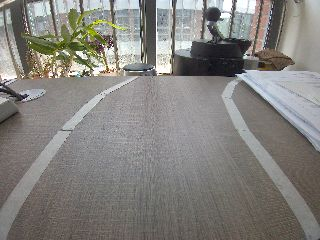
#> input picture cap_imgsimg120-320-240-06-28-105225-1.jpg, 320 x 240 px
$ python -i lane_detector.py   (imports and definitions only)   (older library calls are emulated)
#> lines starting #> are read from the running program, lines starting #| are printed output that depends on the picture
# -*- coding: utf-8 -*-

import cv2
import numpy as np
import pickle

import matplotlib.pyplot as plt
import matplotlib.image as mpimg
import os
import math
import argparse

# [4 lines of commented-out code are left out]

import sys
from time import time
from threading import Thread

WINDOW_NAME = 'Line Pilot'


# [107 lines left out: functions transform_matrix_640, transform_matrix160_320, transform_matrix160_244, transform_matrix120_320, transform_matrix120_244, transform_matrix, not called in this run]

# functions for hough lines

def image_left( image ):
	height = image.shape[0]
	width = image.shape[1]
	mask = np.zeros_like( image )
	cv2.rectangle(mask, (0, 0), (int(width/2), height), 255, -1 )
	masked_image = cv2.bitwise_and(image, mask)
	return masked_image

def image_right(image ):
	height = image.shape[0]
	width = image.shape[1]
	mask = np.zeros_like( image )
	cv2.rectangle(mask, (int(width/2), 0), (width, height), 255, -1 )
	masked_image = cv2.bitwise_and(image, mask)
	return masked_image


#get the line start x0 according to the dot histogrtam
# [60 lines left out: functions line_start_x0, cross_x, average_line, not called in this run]


def hough_lines( image ):
	width = image.shape[1]
	height = image.shape[0]
	left_image = image_left( image  )
	right_image = image_right(image )
	left_lines = cv2.HoughLinesP(left_image, 2, np.pi/180, 100, np.array([]), minLineLength=50, maxLineGap=5)
	right_lines = cv2.HoughLinesP(right_image, 2, np.pi/180, 100, np.array([]), minLineLength=50, maxLineGap=5)

	line_start_left_x = line_start_x0( left_image )
	line_strart_right_x = line_start_x0( right_image )

	#	print('x0-l: %d x0-r: %d ' % (line_start_left_x, line_strart_right_x))
	avg_left_line, avg_theta_left, x0_left = average_line(height,  line_start_left_x,	left_lines )
	avg_right_line, avg_theta_right,  x0_right = average_line(height, line_strart_right_x,	right_lines )

	lines = []
	if left_lines is not None:
		for line in left_lines :
			lines.append( line )
	if right_lines is not None:
		for line in right_lines :
			lines.append( line )

	not_rec = False
	if avg_left_line is  None :
		not_rec = True
	else:
		lines.append( avg_left_line)

	if avg_right_line is None:
		not_rec = True
	else:
		lines.append( avg_right_line )

	target_line = None
	if not_rec == False:
		x1 = width/2
		y1 = height - 1
		avg_theta = (avg_theta_left + avg_theta_right)/2
		x2 = int(x1 - 300.0 * math.cos(avg_theta ))
		y2 =  int(x1 - 300.0 * math.sin(avg_theta))
		x1 = int(x1)
		target_line = np.array([x1,y1,x2,y2])
		lines.append(target_line  )
	d_center = line_start_left_x - width + line_strart_right_x
	return lines, target_line, avg_theta, d_center


# [531 lines left out: functions mag_thresh, sobel, canny, auto_canny, horizen_peaks, line_of_poly and 5 more, not called in this run]

>>> import cv2
>>> picture = cv2.cvtColor(cv2.imread('cap_imgsimg120-320-240-06-28-105225-1.jpg'), cv2.COLOR_BGR2RGB)
>>> result = hough_lines(picture)
#> in image_left, `cv2.rectangle(mask, (0, 0), (int(width/2), height), 255, -1 )`:
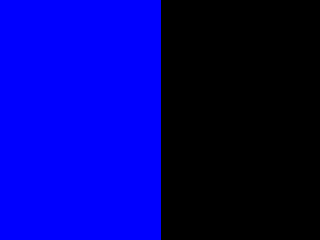
#> mask: shape (240, 320, 3); mean of channels 0, 1, 2 128.3, 0, 0; drawn as B, G, R
#> in image_left, `masked_image = cv2.bitwise_and(image, mask)`:
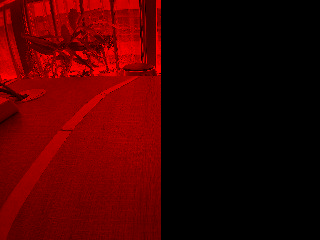
#> masked_image: shape (240, 320, 3); mean R, G, B 67.7, 0, 0
#> in image_right, `cv2.rectangle(mask, (int(width/2), 0), (width, height), 255, -1 )`:
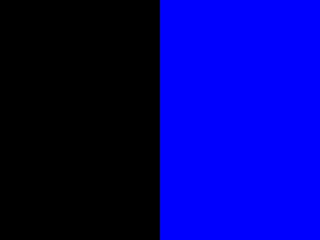
#> mask: shape (240, 320, 3); mean of channels 0, 1, 2 127.5, 0, 0; drawn as B, G, R
#> in image_right, `masked_image = cv2.bitwise_and(image, mask)`:
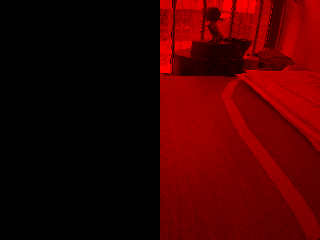
#> masked_image: shape (240, 320, 3); mean R, G, B 64.7, 0, 0
#> (the run stopped early here; a loop or call above may not have finished)

$ run again, on calibration1.jpg
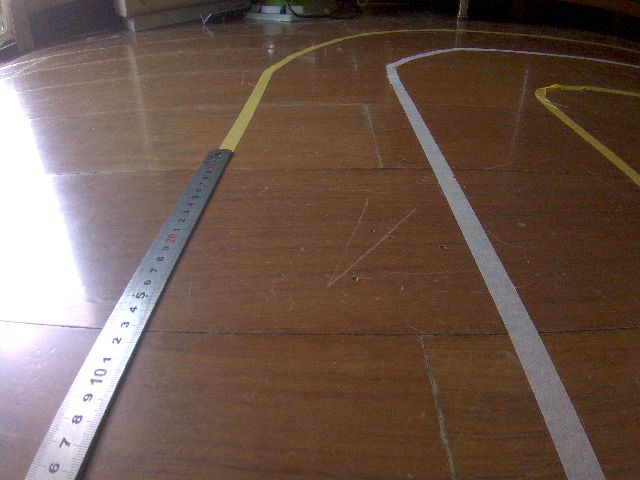
#> input picture calibration1.jpg, 640 x 480 px
#> in image_left, `cv2.rectangle(mask, (0, 0), (int(width/2), height), 255, -1 )`:
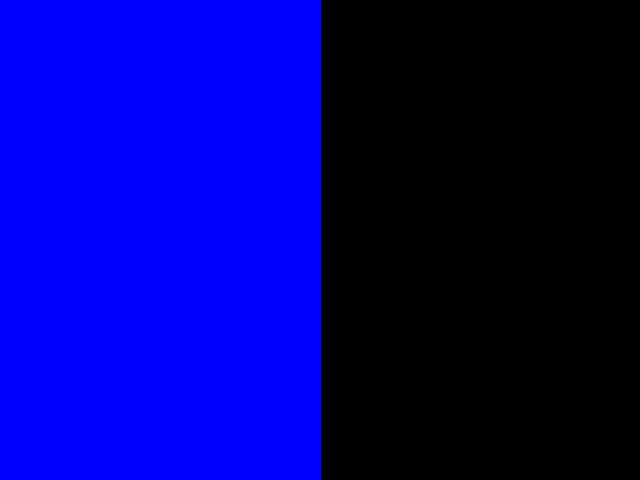
#> mask: shape (480, 640, 3); mean of channels 0, 1, 2 127.9, 0, 0; drawn as B, G, R
#> in image_right, `masked_image = cv2.bitwise_and(image, mask)`:
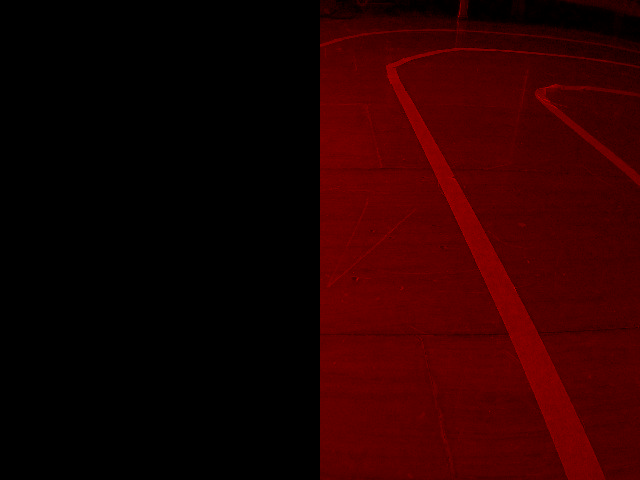
#> masked_image: shape (480, 640, 3); mean R, G, B 40.6, 0, 0

$ run again, on capimg320-240-1.jpg
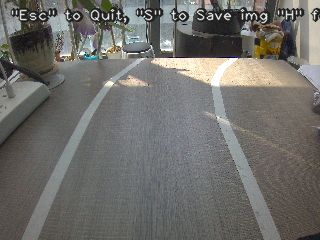
#> input picture capimg320-240-1.jpg, 320 x 240 px
#> in image_left, `masked_image = cv2.bitwise_and(image, mask)`:
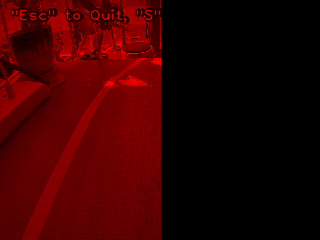
#> masked_image: shape (240, 320, 3); mean R, G, B 52.5, 0, 0
#> in image_right, `masked_image = cv2.bitwise_and(image, mask)`:
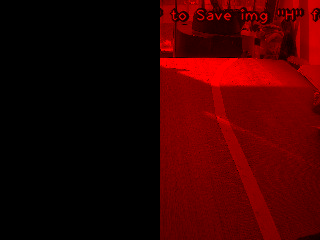
#> masked_image: shape (240, 320, 3); mean R, G, B 58.9, 0, 0
